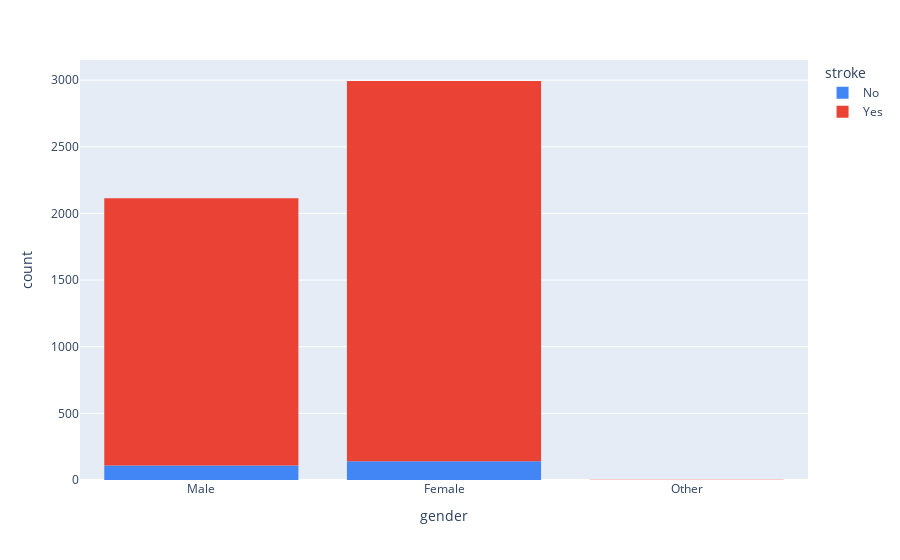

Write notebook code for a chart like this one.
### Markdown cell above
<h2>3.2 <span style='color:#4285f4'>|</span> Visualization of Categorical Data</h2>

### Code cell
fig = px.histogram(df_stroke, x="gender", color='stroke', color_discrete_map = {'Yes':'#ea4335','No':'#4285f4'})
fig.show()

### Figure 1 — Plotly figure (JSON) as saved in the notebook; plotly's stock layout.template omitted (floating-point values rounded to 4 significant figures; data arrays with more than 128 entries replaced by an {"elided": "..."} marker saying what was removed)
{"data": [{"alignmentgroup": "True", "bingroup": "x", "hovertemplate": "stroke=No<br>gender=%{x}<br>count=%{y}<extra></extra>", "legendgroup": "No", "marker": {"color": "#4285f4", "pattern": {"shape": ""}}, "name": "No", "offsetgroup": "No", "orientation": "v", "showlegend": true, "type": "histogram", "x": {"elided": "249 str values"}, "xaxis": "x", "yaxis": "y"}, {"alignmentgroup": "True", "bingroup": "x", "hovertemplate": "stroke=Yes<br>gender=%{x}<br>count=%{y}<extra></extra>", "legendgroup": "Yes", "marker": {"color": "#ea4335", "pattern": {"shape": ""}}, "name": "Yes", "offsetgroup": "Yes", "orientation": "v", "showlegend": true, "type": "histogram", "x": {"elided": "4861 str values"}, "xaxis": "x", "yaxis": "y"}], "layout": {"barmode": "relative", "legend": {"title": {"text": "stroke"}, "tracegroupgap": 0}, "margin": {"t": 60}, "xaxis": {"anchor": "y", "domain": [0, 1], "title": {"text": "gender"}}, "yaxis": {"anchor": "x", "domain": [0, 1], "title": {"text": "count"}}}}
